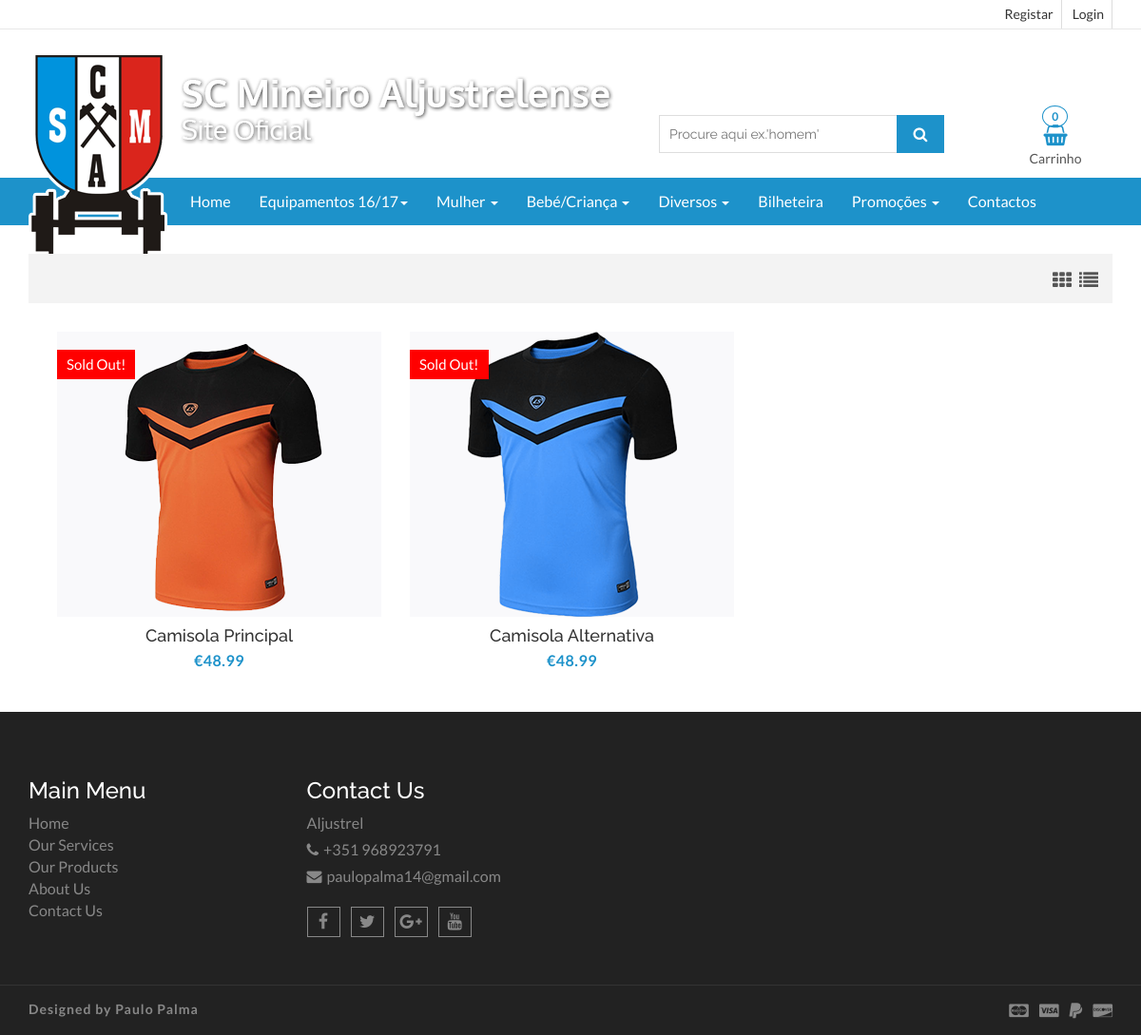
/product.php?type=1, run on the app's committed database.
### tables this page shows
CREATE TABLE `produto` (
  `id` int(11) NOT NULL,
  `nome` varchar(50) DEFAULT NULL,
  `marca` varchar(50) DEFAULT NULL,
  `preco` double DEFAULT NULL,
  `id_categoria` int(11) DEFAULT NULL,
  `id_tipo_produto` int(11) DEFAULT NULL,
  `quantidade` int(11) DEFAULT NULL,
  `imagem` varchar(100) DEFAULT NULL,
  `descricao` varchar(100) DEFAULT NULL
);

### Model/Produto.php (called while the page is built, shortened)
<?php
class Produto
{
    var $conn ;
    function __construct() {
        $this->conn = new DB();
    }
    function getProductByType($type){
        $conn = $this->conn->conn();
        $result = array();
        $i = 0;
        $query = 'SELECT * FROM produto WHERE produto.id_tipo_produto = '.$type ;
        $sql = mysqli_query($conn, $query) or trigger_error($conn->error);
        while ($row = mysqli_fetch_array($sql)) {
            $result[$i]['id'] = $row['id'];
            $result[$i]['nome'] = $row['nome'];
            $result[$i]['marca'] = $row['marca'];
            $result[$i]['preco'] = $row['preco'];
            $result[$i]['quantidade'] = $row['quantidade'];
            $result[$i]['imagem'] = $row['imagem'];
            $result[$i]['descricao'] = $row['descricao'];
            $result[$i]['id_categoria'] = $row['id_categoria'];
            $i++;
        }
        return $result;
    }
}

### View/productView.php (the view, shortened to what this page needs)
<?php
class productView
{
    public function showProducts($result){
        for ($i = 0; $i < count($result); $i++) {
            echo '<li>';
            echo '<figure>';
            echo '<a class="aa-product-img" href="product-detail.php?item='.$result[$i]["id"].'"><img src="View/img/products/' . $result[$i]["imagem"] . '" id="' . $result[$i]["id"] . '"></a>';
            echo '<figcaption>';
            echo '<h4 class="aa-product-title"><a href="#">' . $result[$i]["nome"] . '</a></h4>';
            echo '<span class="aa-product-price">€' . $result[$i]["preco"] . '</span>';
            echo '</figcaption>';
            echo '</figure>';
            if (intval($result[$i]['quantidade']) == 0) {
                echo '<span class="aa-badge aa-sold-out" href="#">Sold Out!</span>';
            }
            echo '</li>';
        }
    }
}

### View/css/theme-color/default-theme.css (style rules this page uses)
.aa-product-catg li .aa-product-price { color: #1d92ca; }

### data on the page
produto: imagem (picture), nome "Camisola Principal", preco "48.99", quantidade "Sold Out!"
produto: imagem (picture), nome "Camisola Alternativa", preco "48.99", quantidade "Sold Out!"

### other printed values
$size "0"
